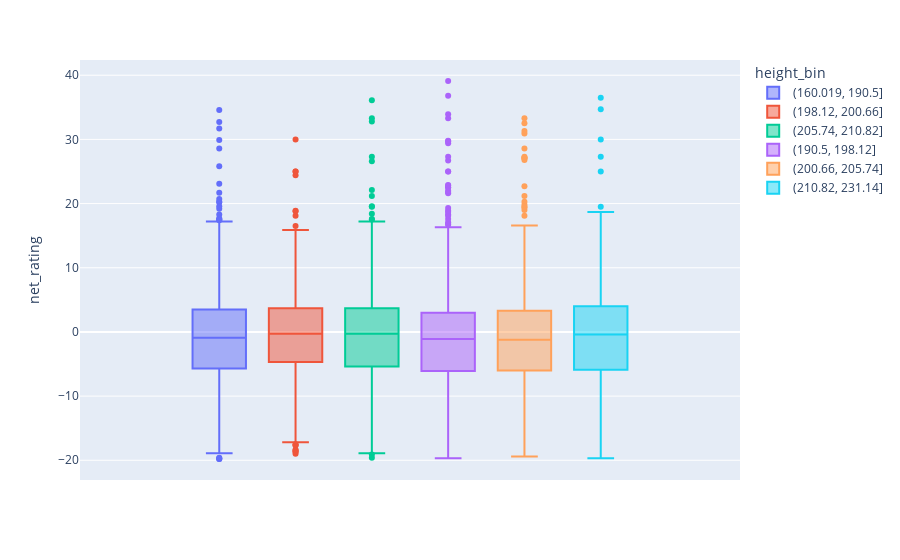

Notebook source saved alongside this figure:
### Code cell
fig = px.box(df.query('season > 2010'), y="net_rating", color="height_bin")
fig.show()

### Figure 1 — Plotly figure (JSON) as saved in the notebook; plotly's stock layout.template omitted (floating-point values rounded to 4 significant figures; data arrays with more than 128 entries replaced by an {"elided": "..."} marker saying what was removed)
{"data": [{"alignmentgroup": "True", "hovertemplate": "height_bin=(160.019, 190.5]<br>net_rating=%{y}<extra></extra>", "legendgroup": "(160.019, 190.5]", "marker": {"color": "#636efa"}, "name": "(160.019, 190.5]", "notched": false, "offsetgroup": "(160.019, 190.5]", "orientation": "v", "showlegend": true, "type": "box", "x0": " ", "xaxis": "x", "y": {"elided": "1106 float values"}, "y0": " ", "yaxis": "y"}, {"alignmentgroup": "True", "hovertemplate": "height_bin=(198.12, 200.66]<br>net_rating=%{y}<extra></extra>", "legendgroup": "(198.12, 200.66]", "marker": {"color": "#EF553B"}, "name": "(198.12, 200.66]", "notched": false, "offsetgroup": "(198.12, 200.66]", "orientation": "v", "showlegend": true, "type": "box", "x0": " ", "xaxis": "x", "y": {"elided": "580 float values"}, "y0": " ", "yaxis": "y"}, {"alignmentgroup": "True", "hovertemplate": "height_bin=(205.74, 210.82]<br>net_rating=%{y}<extra></extra>", "legendgroup": "(205.74, 210.82]", "marker": {"color": "#00cc96"}, "name": "(205.74, 210.82]", "notched": false, "offsetgroup": "(205.74, 210.82]", "orientation": "v", "showlegend": true, "type": "box", "x0": " ", "xaxis": "x", "y": {"elided": "951 float values"}, "y0": " ", "yaxis": "y"}, {"alignmentgroup": "True", "hovertemplate": "height_bin=(190.5, 198.12]<br>net_rating=%{y}<extra></extra>", "legendgroup": "(190.5, 198.12]", "marker": {"color": "#ab63fa"}, "name": "(190.5, 198.12]", "notched": false, "offsetgroup": "(190.5, 198.12]", "orientation": "v", "showlegend": true, "type": "box", "x0": " ", "xaxis": "x", "y": {"elided": "1555 float values"}, "y0": " ", "yaxis": "y"}, {"alignmentgroup": "True", "hovertemplate": "height_bin=(200.66, 205.74]<br>net_rating=%{y}<extra></extra>", "legendgroup": "(200.66, 205.74]", "marker": {"color": "#FFA15A"}, "name": "(200.66, 205.74]", "notched": false, "offsetgroup": "(200.66, 205.74]", "orientation": "v", "showlegend": true, "type": "box", "x0": " ", "xaxis": "x", "y": {"elided": "1232 float values"}, "y0": " ", "yaxis": "y"}, {"alignmentgroup": "True", "hovertemplate": "height_bin=(210.82, 231.14]<br>net_rating=%{y}<extra></extra>", "legendgroup": "(210.82, 231.14]", "marker": {"color": "#19d3f3"}, "name": "(210.82, 231.14]", "notched": false, "offsetgroup": "(210.82, 231.14]", "orientation": "v", "showlegend": true, "type": "box", "x0": " ", "xaxis": "x", "y": {"elided": "452 float values"}, "y0": " ", "yaxis": "y"}], "layout": {"boxmode": "group", "legend": {"title": {"text": "height_bin"}, "tracegroupgap": 0}, "margin": {"t": 60}, "xaxis": {"anchor": "y", "domain": [0, 1]}, "yaxis": {"anchor": "x", "domain": [0, 1], "title": {"text": "net_rating"}}}}
